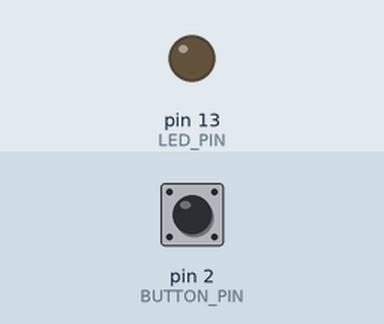
Recording of a sketch running on a simulated Arduino Uno, built with avr-gcc and run on an emulated ATmega328P. On the bench: output pins drawn as LEDs (lit = HIGH). Inputs (shaded band) come from the test bench; at power-on: pin 2 (BUTTON_PIN) HIGH.

Above: at 1.2 s.
1.3 s: pin 2 (BUTTON_PIN) pulled LOW for 0.15 s
At 1.37 s:
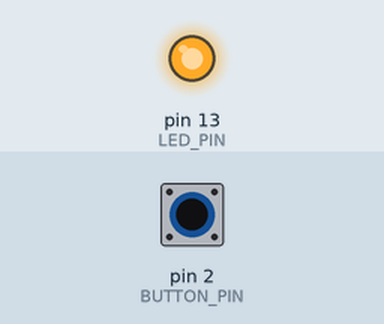
2.9 s: pin 2 (BUTTON_PIN) pulled LOW for 3.2 s
At 6.4 s:
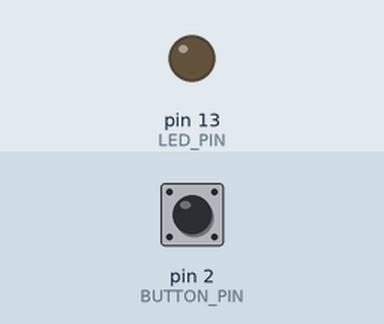
Timing chart, 0 to 7.9 s (numbered marks = the images above; inputs shaded):
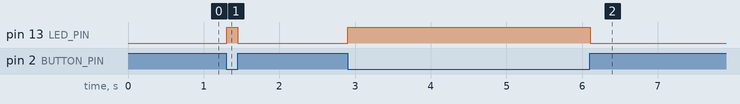

Measured:
- after the input at 1.3 s, pin 13 (LED_PIN): LOW → HIGH at once, → LOW 0.15 s later
- after the input at 2.9 s, pin 13 (LED_PIN): LOW → HIGH at once, → LOW 3.2 s later

The sketch:

dugme.ino
```cpp
// Düğmeyle LED: D2'deki düğmeye basılınca D13'teki LED yanar.
// INPUT_PULLUP: pin içerideki ≈ 35 kΩ'luk dirençle 5 V'a çekilir. Düğme pini GND'ye bağlar;
// yani düğme basılıyken pin LOW, bırakılınca HIGH okunur.
const int BUTTON_PIN = 2;
const int LED_PIN = 13;

void setup() {
  pinMode(BUTTON_PIN, INPUT_PULLUP);
  pinMode(LED_PIN, OUTPUT);
}

void loop() {
  bool pressed = digitalRead(BUTTON_PIN) == LOW;
  digitalWrite(LED_PIN, pressed ? HIGH : LOW);
  delay(10);  // saniyede 100 kez okumak yeter: insan 10 ms'lik gecikmeyi fark etmez
}
```
